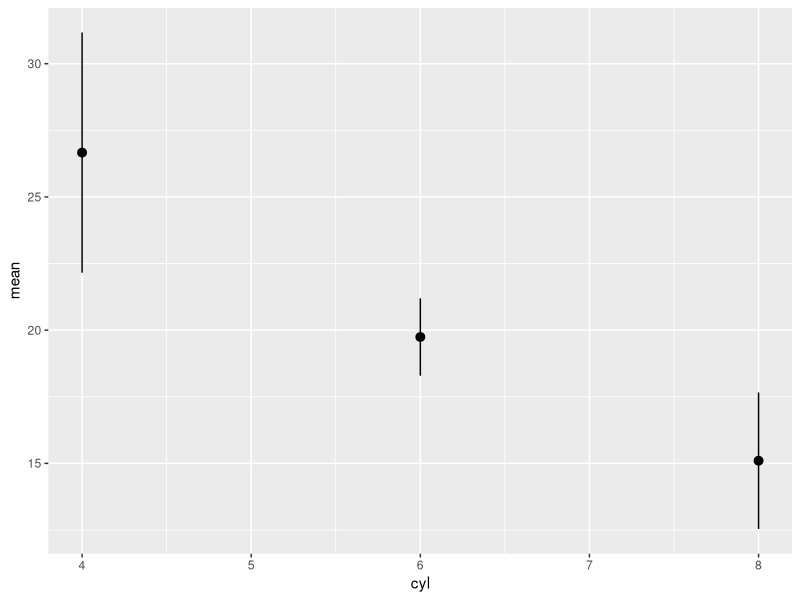

R code for this plot:
## ---- chunk 1
library(tidyverse)
## ---- chunk 2
head(mtcars)
## ---- chunk 3
mean(mtcars$mpg)
## ---- chunk 4
mtcars$mpg %>% mean()
## ---- chunk 5
mtcars %>%
  filter(cyl == 4)
## ---- chunk 6
mtcars %>%
  select(mpg, cyl)
## ---- chunk 7
mtcars <- mtcars %>%
  mutate(gpm = 1/mpg)
## ---- chunk 8
mtcars %>%
  group_by(cyl)  
## ---- chunk 9
## DO NOT DO THIS!!!
# foo <- initialize_the_thing_being_bound()
# for (i in 1:length(unique(mtcars$cyl))) {
#     this_data <- mtcars[mtcars$cyl == unique(mtcars$cyl)[i],]
#     do_a_thing(this_data)
#     bind_together_somehow(this_data)
# }

mtcars %>%
  group_by(cyl) %>%
  summarise(mpg = mean(mpg))
## ---- chunk 10
mtcars %>%
  summarise(min = min(mpg),
            max = max(mpg), 
            mean = mean(mpg))
## ---- chunk 11
mtcars_means <- mtcars %>%
  group_by(cyl) %>%
  summarise(min = min(mpg),
            max = max(mpg), 
            mean = mean(mpg), 
            sd = sd(mpg))

mtcars_means
## ---- chunk 12
ggplot(mtcars_means, 
       aes(x = cyl, y = mean)) + 
  geom_pointrange(aes(ymin = mean - sd, ymax = mean + sd)) 
